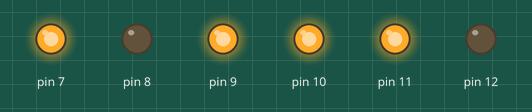
Bench run of a sketch on a simulated Arduino Uno, built with avr-gcc and run on an emulated ATmega328P. Parts: output pins drawn as LEDs (lit = HIGH).

Above: at 5.0 s.
At 10.5 s:
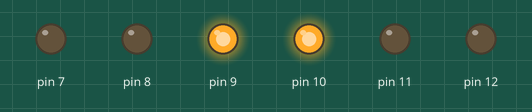
At 11.5 s:
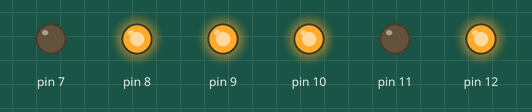
Timing chart, 0 to 13.8 s (numbered marks = the images above):
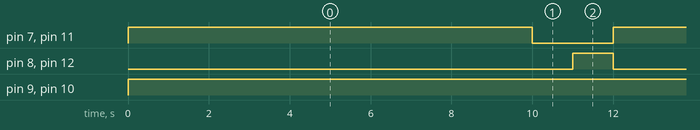

The sketch:

sketch_jun20a.ino
```cpp
void setup() {
  // initialize digital pin LED_BUILTIN as an output.
  pinMode(7, OUTPUT);
  pinMode(8, OUTPUT);
  pinMode(9, OUTPUT);
  pinMode(10, OUTPUT);
  pinMode(11, OUTPUT);
  pinMode(12, OUTPUT);

}

// the loop function runs over and over again forever
void loop() {
  digitalWrite(12, LOW);
  digitalWrite(8, LOW);
  digitalWrite(9, HIGH);
  digitalWrite(10, HIGH);
  digitalWrite(11, HIGH);
  digitalWrite(7, HIGH);
  delay(10000);
  digitalWrite(11, LOW);
  digitalWrite(7, LOW);
  delay(1000);
  digitalWrite(12, HIGH);
  digitalWrite(8, HIGH);
  delay(1000);

}

//digitalWrite(NUM, HIGH/LOW);

//delay(1000);
```

Measured:
- by itself, pin 7, pin 11: alternates HIGH for 10.0 s and LOW for 2.0 s
- by itself, pin 8, pin 12: alternates HIGH for 1.0 s and LOW for 11.0 s
- by itself, pin 9, pin 10: LOW → HIGH at 0.00 s
